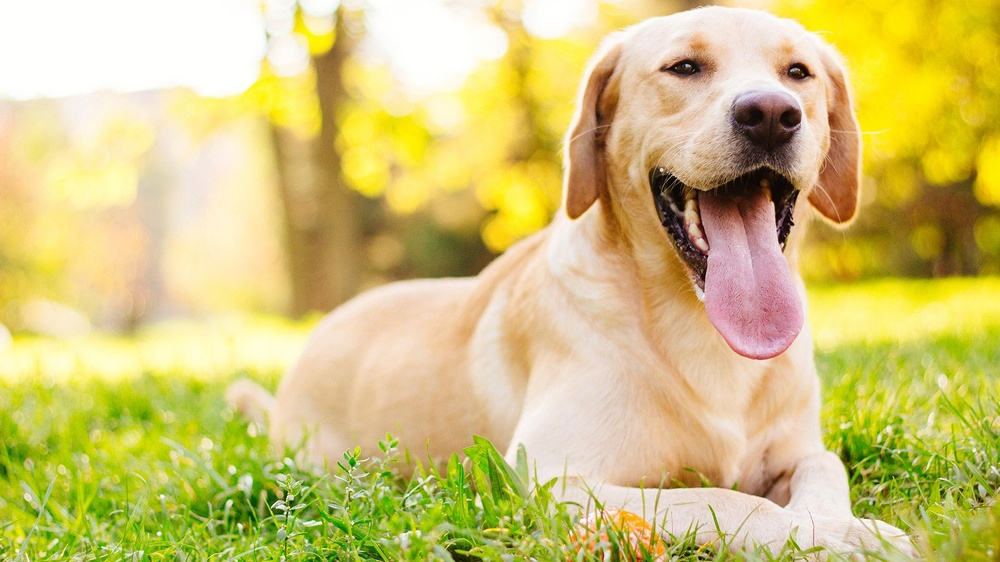
#> input picture images/dog.jpg, 1000 x 562 px, shrunk from 1920 x 1080 before the run
$ jupyter execute '2 Color Spaces.ipynb'
#> lines starting #> are read from the running program, lines starting #| are printed output that depends on the picture
## Let's take a closer look at color spaces

You may have remembered we talked about images being stored in RGB (Red Green Blue) color Spaces. Let's take a look at that in OpenCV.

### First thing to remember about OpenCV's RGB is that it's BGR (annoying)

Let's look at the image shape again. The '3L'

[cell 1]
import cv2
import numpy as np

image = cv2.imread('./images/dog.jpg')
#> image is the input picture: shape (562, 1000, 3); mean B, G, R 120.4, 195.2, 210

### Let's look at the individual color levels for the first pixel (0,0)

[cell 2]
# BGR Values for the first 0,0 pixel
B, G, R = image[10, 500]
#> B = 118; G = 215; R = 243
print(B, G, R)
#| 118 215 243
print(image.shape)
#| (562, 1000, 3)

Let's see what happens when we convert it to grayscale

[cell 3]
gray_img = cv2.cvtColor(image, cv2.COLOR_BGR2GRAY)
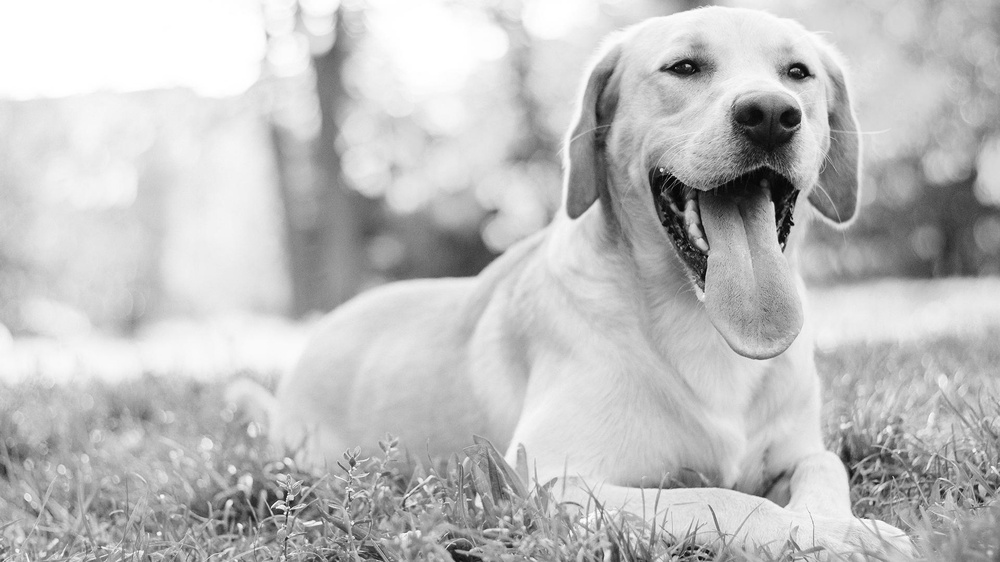
#> gray_img: shape (562, 1000); min 1, max 255, mean 191.2
print(gray_img.shape)
#| (562, 1000)
print(gray_img[10, 500])
#| 212

It's now only 2 dimensions. Each pixel coordinate has only one value (previously 3) with a range of 0 to 255

[cell 4]
gray_img[0, 0]
#> Out = 255

### Another useful color space is HSV
Infact HSV is very useful in color filtering.

[cell 5]
#H: 0 - 180, S: 0 - 255, V: 0 - 255
# H : Hue
# S : Saturation
# V : value

image = cv2.imread('./images/puppy.jpg')
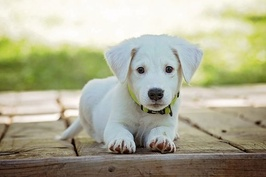
#> input picture images/puppy.jpg, 266 x 177 px, shrunk from 510 x 340 before the run
#> image is the input picture: shape (177, 266, 3); mean B, G, R 149.3, 174, 174.8

hsv_image = cv2.cvtColor(image, cv2.COLOR_BGR2HSV)
#> hsv_image: shape (177, 266, 3); mean H, S, V 35.6, 56.1, 179.8

cv2.imshow('HSV image', hsv_image)
cv2.imshow('Hue channel', hsv_image[:, :, 0])
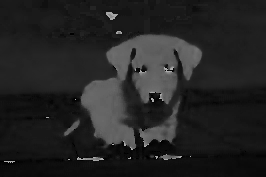
#> window 'Hue channel': shape (177, 266); min 0, max 178, mean 35.6
cv2.imshow('Saturation channel', hsv_image[:, :, 1])
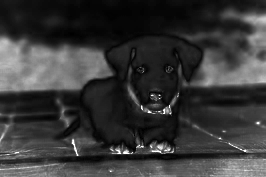
#> window 'Saturation channel': shape (177, 266); min 0, max 255, mean 56.1
cv2.imshow('Value channel', hsv_image[:, :, 2])

cv2.waitKey()
cv2.destroyAllWindows()

### Let's now explore lookng at individual channels in an RGB image

[cell 6]
image = cv2.imread('./images/puppy.jpg')

# OpenCV's 'split' function splites the image into each color index
B, G, R = cv2.split(image)
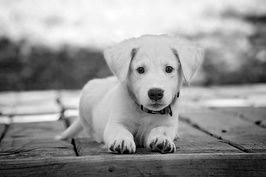
#> B: shape (177, 266); min 0, max 255, mean 149.3
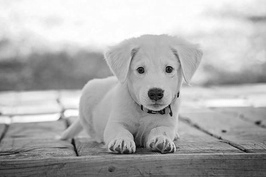
#> R: shape (177, 266); min 1, max 255, mean 174.8

print(B.shape)
#| (177, 266)
cv2.imshow("Red", R)
cv2.imshow("Green", G)
cv2.imshow("Blue", B)
cv2.waitKey(0)
cv2.destroyAllWindows()

# Let's re-make the original image,
merged = cv2.merge([B, G, R])
cv2.imshow("Merged", merged)

# Let's amplify the blue color
merged = cv2.merge([B+100, G, R])
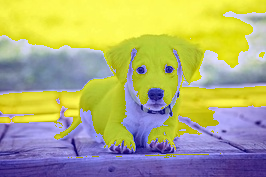
#> merged: shape (177, 266, 3); mean B, G, R 122.1, 174, 174.8
cv2.imshow("Merged with Blue Amplified", merged)

cv2.waitKey(0)
cv2.destroyAllWindows()

[cell 7]
import cv2
import numpy as np

B, G, R = cv2.split(image)

# Let's create a matrix of zeros
# with dimensions of the image h x w
zeros = np.zeros(image.shape[:2], dtype = "uint8")

cv2.imshow("Red", cv2.merge([zeros, zeros, R]))
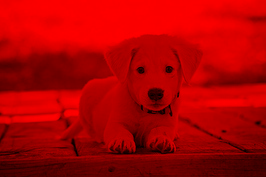
#> window 'Red': shape (177, 266, 3); mean B, G, R 0, 0, 174.8
cv2.imshow("Green", cv2.merge([zeros, G, zeros]))
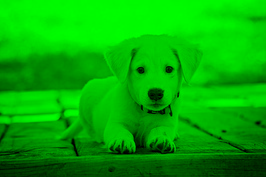
#> window 'Green': shape (177, 266, 3); mean B, G, R 0, 174, 0
cv2.imshow("Blue", cv2.merge([B, zeros, zeros]))
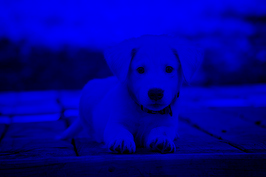
#> window 'Blue': shape (177, 266, 3); mean B, G, R 149.3, 0, 0

cv2.waitKey(0)
cv2.destroyAllWindows()

[cell 8]
image.shape[:2]
#> Out = (177, 266)
